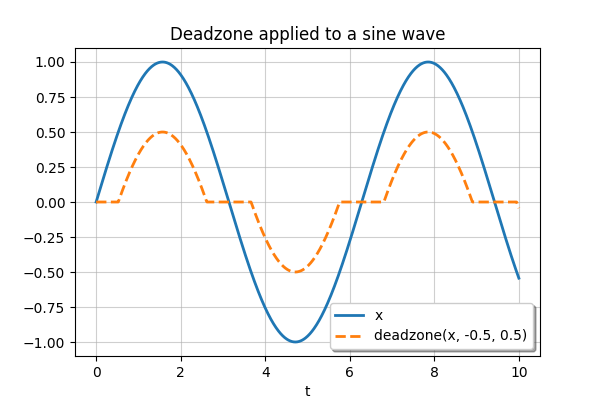

Python code for this plot:
import numpy as np
import matplotlib.pyplot as plt

from ufunclab import deadzone


t = np.linspace(0, 10.0, 1000)
x = np.sin(t)
y = deadzone(x, -0.5, 0.5)


plt.figure(figsize=(6, 4))
plt.plot(t, x, linewidth=2, label='x')
plt.plot(t, y, '--', linewidth=2, label='deadzone(x, -0.5, 0.5)')

plt.title('Deadzone applied to a sine wave')
plt.xlabel('t')
plt.legend(shadow=True)
plt.grid(alpha=0.6)
# plt.show()
plt.savefig('deadzone_demo2.png')
